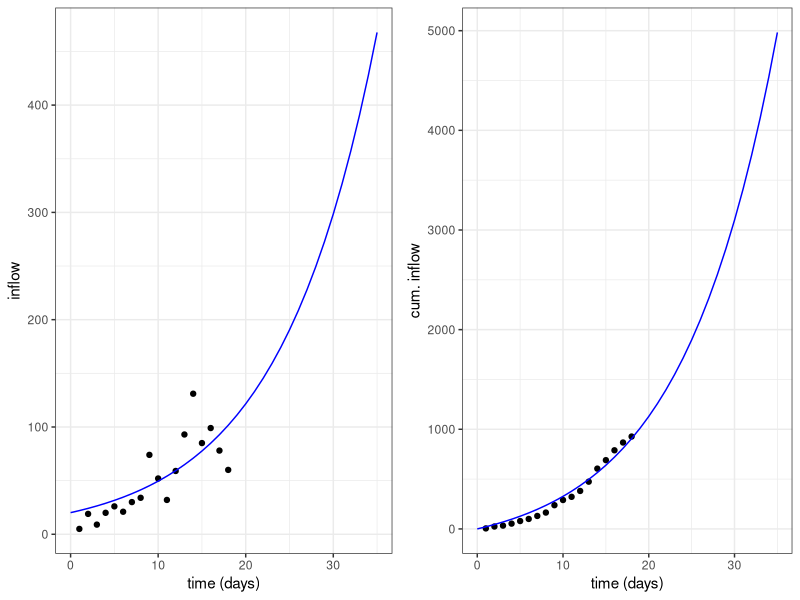
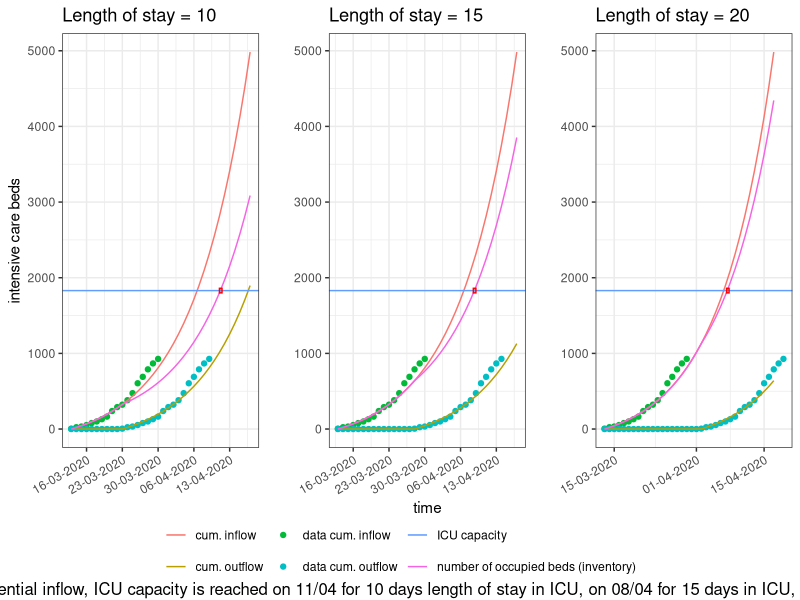
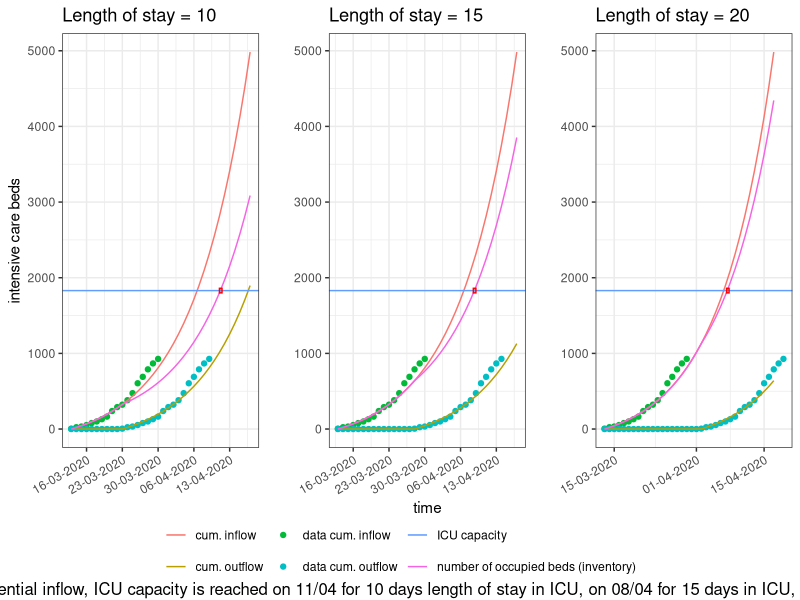

Source code (R) for these figures, in order:
rm(list = ls())

# install packages
list.of.packages <- c("ggplot2", "gridExtra","grid","lattice","chron","zoo","scales")
new.packages <- list.of.packages[!(list.of.packages %in% installed.packages()[,"Package"])]
if(length(new.packages)) install.packages(new.packages)

# load packages
library(ggplot2)
library(gridExtra)
library(grid)
library(lattice)
library(chron)
library(zoo)
library(scales)

# set L_stay (length of stay to be checked, should have length = 3)
L_stay = c(10,15,20)

# set ICU capacity
capacity = 1830

# occupied beds in ICU (data from 13/3/2020 to 30/3/2020 for Belgium)
beds_taken = c(5,24,33,53,79,100,130,164,238,290,322,381,474,605,690,789,867,927) 

# start date of beds_taken
start_date = '03/13/2020'

# end date of beds_taken
end_date = '03/30/2020'

time = seq(length(beds_taken))
beds_time_real = data.frame(cbind(time,beds_taken))
beds_time_real$inflow = c(beds_taken[1],diff(beds_taken))
beds_time_real$dates = seq.dates(from = start_date, to = end_date, by = 'days') 
beds_time_real$dates  = as.Date(beds_time_real$dates)

time = seq(L_stay[1] + length(beds_time_real$inflow) )
outflow = c(rep(0,times = L_stay[1]), beds_time_real$inflow)
data.outflow1 = data.frame(cbind(time,outflow))
data.outflow1$cum = cumsum(data.outflow1$outflow)
end_date1 = as.character(format(as.Date(start_date, format = '%m/%d/%Y') + L_stay[1] + length(beds_time_real$inflow) - 1,'%m/%d/%Y'))
data.outflow1$dates = seq.dates(from = start_date, to = end_date1, by = 'days') 
data.outflow1$dates  = as.Date(data.outflow1$dates)

time = seq(L_stay[2] + length(beds_time_real$inflow) )
outflow = c(rep(0,times = L_stay[2]), beds_time_real$inflow)
data.outflow2 = data.frame(cbind(time,outflow))
data.outflow2$cum = cumsum(data.outflow2$outflow)
end_date2 = as.character(format(as.Date(start_date, format = '%m/%d/%Y') + L_stay[2] + length(beds_time_real$inflow) - 1,'%m/%d/%Y'))
data.outflow2$dates = seq.dates(from = start_date, to = end_date2, by = 'days') 
data.outflow2$dates  = as.Date(data.outflow2$dates)

time = seq(L_stay[3] + length(beds_time_real$inflow) )
outflow = c(rep(0,times = L_stay[3]), beds_time_real$inflow)
data.outflow3 = data.frame(cbind(time,outflow))
data.outflow3$cum = cumsum(data.outflow3$outflow)
end_date3 = as.character(format(as.Date(start_date, format = '%m/%d/%Y') + L_stay[3] + length(beds_time_real$inflow) - 1,'%m/%d/%Y'))
data.outflow3$dates = seq.dates(from = start_date, to = end_date3, by = 'days') 
data.outflow3$dates  = as.Date(data.outflow3$dates)


# fit exponential model for inflow
mod <- nls(inflow ~ exp(a + b * time), data = beds_time_real, start = list(a = 1, b = 1))
mod = summary(mod)
mod

time_length = 35

time = seq(0,time_length)
inflow = exp(as.numeric(mod$coefficients[1,1]) + as.numeric(mod$coefficients[2,1])*time)
model = data.frame(cbind(time, inflow))

beds_taken = exp(as.numeric(mod$coefficients[1,1]))*exp(as.numeric(mod$coefficients[2,1])*time)/as.numeric(mod$coefficients[2,1]) - exp(as.numeric(mod$coefficients[1,1]))*exp(as.numeric(mod$coefficients[2,1])*0)/as.numeric(mod$coefficients[2,1]) 
model_total = data.frame(cbind(time, beds_taken))

end_date_total =  as.character(format(as.Date(start_date, format = '%m/%d/%Y') + time_length,'%m/%d/%Y'))
model_total$dates = seq.dates(from = start_date, to = end_date_total, by = 'days') 
model_total$dates  = as.Date(model_total$dates)

model_total$cum_outflow1 = exp(as.numeric(mod$coefficients[1,1]))*exp(as.numeric(mod$coefficients[2,1])*(time-L_stay[1]))/as.numeric(mod$coefficients[2,1]) - exp(as.numeric(mod$coefficients[1,1]))*exp(as.numeric(mod$coefficients[2,1])*0)/as.numeric(mod$coefficients[2,1]) 
model_total$cum_outflow1[1:L_stay[1]] = 0

model_total$cum_outflow2 = exp(as.numeric(mod$coefficients[1,1]))*exp(as.numeric(mod$coefficients[2,1])*(time-L_stay[2]))/as.numeric(mod$coefficients[2,1]) - exp(as.numeric(mod$coefficients[1,1]))*exp(as.numeric(mod$coefficients[2,1])*0)/as.numeric(mod$coefficients[2,1]) 
model_total$cum_outflow2[1:L_stay[2]] = 0

model_total$cum_outflow3 = exp(as.numeric(mod$coefficients[1,1]))*exp(as.numeric(mod$coefficients[2,1])*(time-L_stay[3]))/as.numeric(mod$coefficients[2,1]) - exp(as.numeric(mod$coefficients[1,1]))*exp(as.numeric(mod$coefficients[2,1])*0)/as.numeric(mod$coefficients[2,1]) 
model_total$cum_outflow3[1:L_stay[3]] = 0

model_total$inventory1 = model_total$beds_taken - model_total$cum_outflow1
model_total$inventory2 = model_total$beds_taken - model_total$cum_outflow2
model_total$inventory3= model_total$beds_taken - model_total$cum_outflow3

p1 <- ggplot() + geom_point(data = beds_time_real, aes(x = time, y = inflow)) + geom_line(data = model, aes(x = time, y = inflow), col = 'blue') +
        xlab('time (days)') + ylab('inflow') +
        theme_bw() 
p2 <- ggplot() + geom_point(data = beds_time_real, aes(x = time, y = beds_taken)) + geom_line(data = model_total, aes(x = time, y = beds_taken), col = 'blue') +
        xlab('time (days)') + ylab('cum. inflow') +
        theme_bw() 
grid.arrange(p1, p2, ncol = 2)

date.1 = format(tail(model_total$dates[model_total$inventory1<=capacity],1), "%d/%m")
date.2 = format(tail(model_total$dates[model_total$inventory2<=capacity],1), "%d/%m")
date.3 = format(tail(model_total$dates[model_total$inventory3<=capacity],1), "%d/%m")

date.1.ext = as.Date(format(tail(model_total$dates[model_total$inventory1<=capacity],1), "%Y-%m-%d"))
date.2.ext = as.Date(format(tail(model_total$dates[model_total$inventory2<=capacity],1), "%Y-%m-%d"))
date.3.ext = as.Date(format(tail(model_total$dates[model_total$inventory3<=capacity],1), "%Y-%m-%d"))

title = paste('Assuming continued exponential inflow, ICU capacity is reached on',date.1,'for', L_stay[1], 'days length of stay in ICU, on', 
              date.2, 'for', L_stay[2], 'days in ICU, or',date.3,
              'for', L_stay[3],'days in ICU', sep = ' ')
p1 <- ggplot() + 
        geom_point(data = beds_time_real, aes(x = dates, y = beds_taken, col = 'data cum. inflow')) + 
        geom_line(data = model_total, aes(x = dates, y = beds_taken, col = 'cum. inflow'), ) +
        geom_point(data = data.outflow1, aes(x = dates, y = cum, col = 'data cum. outflow')) +
        geom_line(data = model_total, aes(x = dates, y = cum_outflow1, col = 'cum. outflow')) +
        geom_line(data = model_total, aes(x = dates, y = inventory1, col = 'number of occupied beds (inventory)')) +
        xlab('') + ylab('intensive care beds') +
        geom_hline(aes(yintercept = capacity, col = 'ICU capacity')) +
        theme_bw() + theme(legend.title = element_blank(), legend.position="top",axis.text.x = element_text(angle = 30, hjust = 1)) + 
        ggtitle(paste('Length of stay =', L_stay[1], sep = ' ') ) + 
        scale_x_date(labels = date_format("%d-%m-%Y")) + 
        annotate("rect",xmin = date.1.ext, xmax = date.1.ext + 0.5,ymin = capacity-30,ymax = capacity+30, color = 'red', fill = NA)
p2 <- ggplot() + 
        geom_point(data = beds_time_real, aes(x = dates, y = beds_taken, col = 'data cum. inflow')) + 
        geom_line(data = model_total, aes(x = dates, y = beds_taken, col = 'cum. inflow'), ) +
        geom_point(data = data.outflow2, aes(x = dates, y = cum, col = 'data cum. outflow')) +
        geom_line(data = model_total, aes(x = dates, y = cum_outflow2, col = 'cum. outflow')) +
        geom_line(data = model_total, aes(x = dates, y = inventory2, col = 'number of occupied beds (inventory)')) +
        ylab('') + xlab('time') + geom_hline(aes(yintercept = capacity, col = 'ICU capacity')) +
        theme_bw() + theme(legend.title = element_blank(), legend.position="none",axis.text.x = element_text(angle = 30, hjust = 1)) + 
        ggtitle(paste('Length of stay =', L_stay[2], sep = ' ') ) + 
        scale_x_date(labels = date_format("%d-%m-%Y")) +
        annotate("rect",xmin = date.2.ext+0.5, xmax = date.2.ext + 1,ymin = capacity-30,ymax = capacity+30, color = 'red', fill = NA)
p3 <- ggplot() + 
        geom_point(data = beds_time_real, aes(x = dates, y = beds_taken, col = 'data cum. inflow')) + 
        geom_line(data = model_total, aes(x = dates, y = beds_taken, col = 'cum. inflow'), ) +
        geom_point(data = data.outflow3, aes(x = dates, y = cum, col = 'data cum. outflow')) +
        geom_line(data = model_total, aes(x = dates, y = cum_outflow3, col = 'cum. outflow')) +
        geom_line(data = model_total, aes(x = dates, y = inventory3, col = 'number of occupied beds (inventory)')) +
        xlab('') + ylab('') +geom_hline(aes(yintercept = capacity, col = 'ICU capacity')) +
        theme_bw() + theme(legend.title = element_blank(), legend.position='none',axis.text.x = element_text(angle = 30, hjust = 1)) + 
        ggtitle(paste('Length of stay =', L_stay[3], sep = ' ') ) + 
        scale_x_date(labels = date_format("%d-%m-%Y")) +
        annotate("rect",xmin = date.3.ext+0.25, xmax = date.3.ext + 0.75,ymin = capacity-30,ymax = capacity+30, color = 'red', fill = NA)

g_legend<-function(a.gplot){
  tmp <- ggplot_gtable(ggplot_build(a.gplot))
  leg <- which(sapply(tmp$grobs, function(x) x$name) == "guide-box")
  legend <- tmp$grobs[[leg]]
  return(legend)}

mylegend<-g_legend(p1)

p3 <- grid.arrange(arrangeGrob(p1 + theme(legend.position="none"),
                         p2 + theme(legend.position="none"),p3 + theme(legend.position="none"),
                         nrow=1), mylegend, nrow=2, heights=c(10, 1), bottom = title )

ggsave('inventory.pdf', p3, width = 35, height = 15, units = "cm") 
dev.off()
plot(p3)
